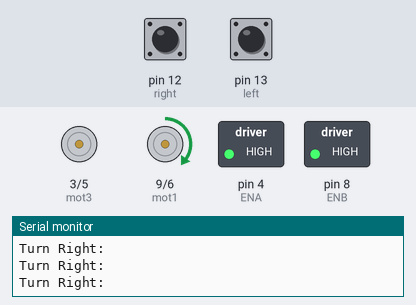
A sketch run on a simulated Arduino Uno, built with avr-gcc and run on an emulated ATmega328P. On the bench: motor-driver pin pairs drawn as motors (green arrow = first pin HIGH = forward, orange = second pin HIGH = backward, longer = more drive), switched loads named in the sketch (green lamp = pin HIGH), the last lines printed to the serial monitor. The inputs (shaded band) are chosen by the test bench; at power-on: pin 12 (right) HIGH, pin 13 (left) LOW.

Above: at 1.2 s.
1.3 s: pin 12 (right) pulled LOW for 0.15 s
At 1.41 s:
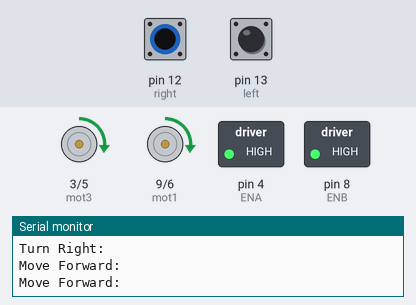
3.0 s: pin 13 (left) pulled HIGH for 0.15 s
At 3.11 s:
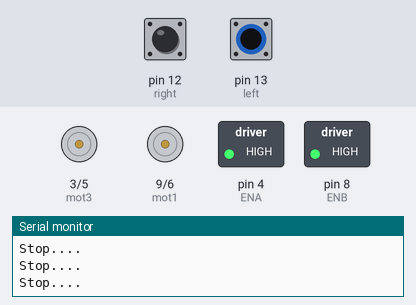
4.7 s: pin 12 (right) pulled LOW for 1 s
At 6.0 s:
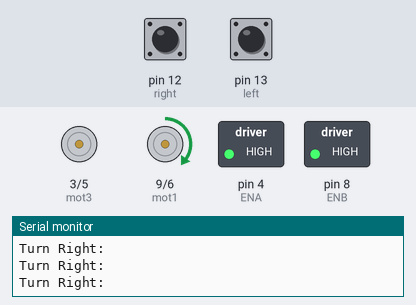
8.7 s: pin 13 (left) pulled HIGH for 1 s
At 9.2 s:
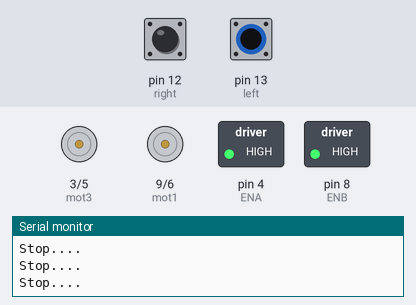
12.7 s: pin 12 (right) driven LOW and pin 13 (left) driven HIGH
At 13.8 s:
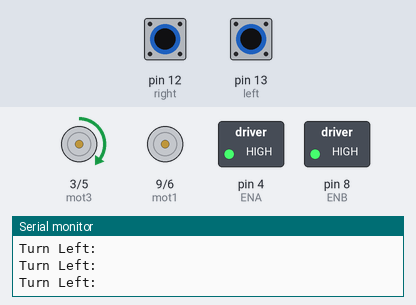
14.2 s: pin 12 (right) driven HIGH
At 14.6 s:
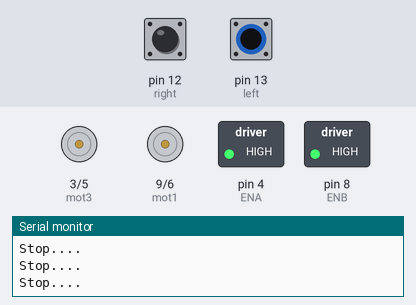
Timing chart, 0 to 17.2 s (numbered marks = the images above; inputs shaded):
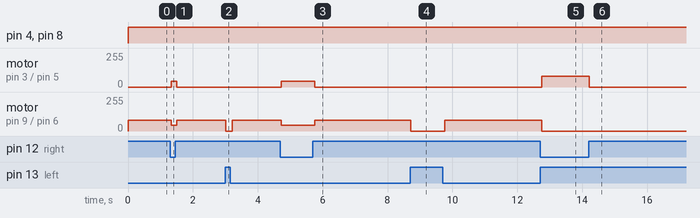

The sketch:

Line_Following_Robot.ino
```cpp
#define ENA 4
#define ENB 8
int mot1=9;
int mot2=6;
int mot3=3;
int mot4=5;
int left=13;
int right=12;
int Left=0;
int Right=0;
void LEFT (void);
void RIGHT (void);
void STOP (void);
void setup()
{
Serial.begin(9600);
pinMode(mot1,OUTPUT);
pinMode(mot2,OUTPUT);
pinMode(mot3,OUTPUT);
pinMode(mot4,OUTPUT);
pinMode(left,INPUT);
pinMode(right,INPUT);

pinMode(ENA,OUTPUT);
pinMode(ENB,OUTPUT);
}
void loop()
{
digitalWrite(ENA,HIGH);
digitalWrite(ENB,HIGH);
Left=digitalRead(left);
Serial.println("left:");
Serial.println(Left);
Right=digitalRead(right);
Serial.println("Right:");
Serial.println(Right);
Serial.println("................");
while((Left==1) && (Right==0))
{
  LEFT();
Left=digitalRead(left);
Right=digitalRead(right);
}
while((Right==1) && (Left==0))
{
  RIGHT();
Left=digitalRead(left);
Right=digitalRead(right);
}
while((Right==1) && (Left==1))
{
STOP();
Left=digitalRead(left);
Right=digitalRead(right);
}
while((Right==0) && (Left==0))
{
forward();
Left=digitalRead(left);
Right=digitalRead(right);
}
//delay(100);
}
void forward ()
{
Serial.println("Move Forward:");
analogWrite(mot1,45);
analogWrite(mot2,0);
analogWrite(mot3,45);
analogWrite(mot4,0);
}
void LEFT ()
{
Serial.println("Turn Left:");
analogWrite(mot1,0);
analogWrite(mot2,0);
analogWrite(mot3,80);
analogWrite(mot4,0);
}
void RIGHT ()
{
Serial.println("Turn Right:");
analogWrite(mot1,80);
analogWrite(mot2,0);
analogWrite(mot3,0);
analogWrite(mot4,0);
}
void STOP ()
{
  Serial.println("Stop....");
analogWrite(mot1,0);
analogWrite(mot2,0);
analogWrite(mot3,0);
analogWrite(mot4,0);
}
```

Measured:
- after the input at 1.3 s, motor on pin 3 (mot3) / pin 5 (mot4): stopped → forward 45/255 at once, → stopped 0.18 s later; motor on pin 9 (mot1) / pin 6 (mot2): forward 80/255 → forward 45/255 at once, → forward 80/255 0.18 s later
- after the input at 3.0 s, motor on pin 9 (mot1) / pin 6 (mot2): forward 80/255 → stopped at once, → forward 80/255 0.19 s later
- after the input at 4.7 s, motor on pin 3 (mot3) / pin 5 (mot4): stopped → forward 45/255 at once, → stopped 1.0 s later; motor on pin 9 (mot1) / pin 6 (mot2): forward 80/255 → forward 45/255 at once, → forward 80/255 1.0 s later
- after the input at 8.7 s, motor on pin 9 (mot1) / pin 6 (mot2): forward 80/255 → stopped at once, → forward 80/255 1.0 s later
- after the input at 12.7 s, motor on pin 3 (mot3) / pin 5 (mot4): stopped → forward 80/255 after 0.06 s; motor on pin 9 (mot1) / pin 6 (mot2): forward 80/255 → stopped after 0.06 s
- after the input at 14.2 s, motor on pin 3 (mot3) / pin 5 (mot4): forward 80/255 → stopped at once
